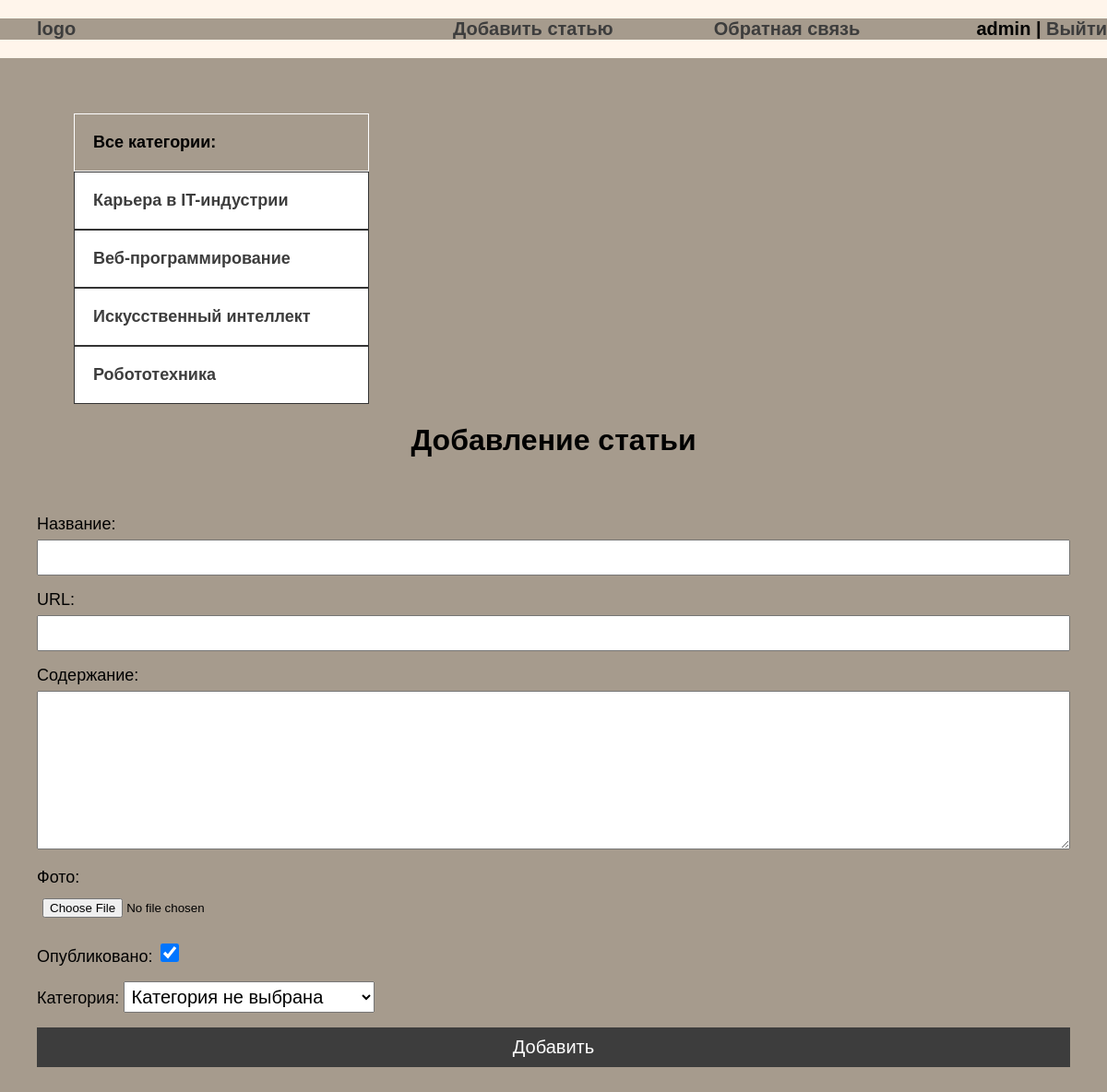
Screenshot of /addpage/ (signed in) with the database file from the repository.
### blog/models.py (models this page shows)
class Category(models.Model):
    name = models.CharField(max_length=50, verbose_name='Категория')
    slug = models.SlugField(max_length=200, unique=True, verbose_name='URL')
    def __str__(self):
        return self.name
    def get_absolute_url(self):
        return reverse('category', kwargs={'cat_slug': self.slug})
    class Meta:
        verbose_name = 'Категорию'
        verbose_name_plural = 'Категории'

### blog/views.py (the view)
# urls.py: path('addpage/', AddPage.as_view(), name='add_page'),
class AddPage(LoginRequiredMixin, DataMixin, CreateView):
    form_class = AddPostForm
    template_name = 'blog/addpage.html'
    success_url = reverse_lazy('index')
    login_url = reverse_lazy('index')
    def get_context_data(self, *, object_list=None, **kwargs):
        context = super().get_context_data(**kwargs)
        c_def = self.get_user_context(title='Добавление статьи')
        return dict(list(context.items()) + list(c_def.items()))

### blog/forms.py (shortened to what this page needs)
class AddPostForm(forms.ModelForm):
    def __init__(self, *args, **kwargs):
        super().__init__(*args, **kwargs)
        self.fields['cat'].empty_label = 'Категория не выбрана'
    class Meta:
        model = Blog
        fields = ['title', 'slug', 'content', 'photo', 'is_published', 'cat']
        widgets = {
            'title': forms.TextInput(attrs={'class': 'form-input'}),
            'slug': forms.TextInput(attrs={'class': 'form-input'}),
            'content': forms.Textarea(attrs={'class': 'form-input', 'cols': 60, 'rows': 10}),
        }

### blog/utils.py (called while the page is built)
    def get_user_context(self, **kwargs):
        context = kwargs
        cats = Category.objects.annotate(Count('blog'))
        user_menu = menu.copy()
        if not self.request.user.is_authenticated:
            user_menu.pop(0)
        context['menu'] = user_menu
        context['cats'] = cats
        if 'cat_selected' not in context:
            context['cat_selected'] = 0
        return context

### blog/templates/blog/addpage.html (shortened to what this page needs)
{% extends 'blog/base.html' %}
{% load static %}
{% block content %}
    <h1>{{ title }}</h1>
    <form action="{% url 'add_page' %}" method="post" enctype="multipart/form-data">
        {{ form.as_p }}
        <button>Добавить</button>
    </form>
{% endblock %}

### blog/templates/blog/base.html (shortened to what this page needs)
<!DOCTYPE html>
{% load static %}
{% load blog_tags %}
<html lang="en">
<head>
    <link rel="stylesheet" href="{% static 'css/style.css' %}">
</head>
<body>
    <div class="header">
        <div class="wrap">
            <ul class="mainmenu">
                <li class="logo"><a href="{% url 'index' %}">logo</a></li>
                {% for m in menu %}
                <li class="last"><a href="{% url m.url_name %}">{{ m.title }}</a></li>
                {% endfor %}
                {% if request.user.is_authenticated %}
                    <li class="last">{{ user.username }} | <a href="{% url 'logout' %}">Выйти</a></li>
                {% else %}
                    <li class="last"><a href="{% url 'register' %}">Регистрация</a> | <a href="{% url 'login' %}">Войти
                    </a></li>
                {% endif %}
            </ul>
        </div>
    </div>
    <div class="content">
        <div class="wrap">
            <div class="sidebar">
                <ul>
                    {% if request.path != '/logout/'  %}
                        {% if cat_selected == 0 %}
                            <li class="selected">Все категории:</li>
                        {% else %}
                            <li><a href="{% url 'index' %}">Все категории</a></li>
                        {% endif %}
                    {% endif %}
                    {% for c in cats %}
                        {% if c.blog__count > 0 %}
                            {% if c.pk == cat_selected %}
                                <li class="selected">{{ c.name }}</li>
                            {% else %}
                                <li><a href="{{ c.get_absolute_url }}">{{ c.name }}</a></li>
                            {% endif %}
                        {% endif %}
                    {% endfor %}
                </ul>
            </div>
            <div class="main">
               {% block content %}
               {% endblock %}
            </div>
        </div>
    </div>
</body>
</html>

### blog/static/css/style.css (style rules this page uses)
body { margin: 0; padding: 0; background: rgb(255, 245, 235); font-family: Verdana, Geneva, Tahoma, sans-serif; }
.wrap { max-width: 1200px; margin: 0 auto; }
.content .wrap { background: rgb(166, 155, 141); padding: 40px; box-sizing: border-box; }
ul { list-style: none; }
a { color: rgb(61, 61, 61); text-decoration: none; }
.header { background: rgb(166, 155, 141); }
.mainmenu { display: flex; align-items: center; font-size: 20px; font-weight: bold; justify-content: space-between; }
.logo { flex-basis: 40%; }
.last { flex-basis: 30%; text-align: right; }
h1 { text-align: center; padding-bottom: 40px; }
.sidebar ul { width: 320px; margin-right: 40px; margin-top: 20px; }
.sidebar a { padding: 20px; display: block; border: 1px solid rgb(52, 52, 52); background: rgb(255, 255, 255); font-weight: bold; font-size: 18px; }
.selected { font-size: 18px; padding: 20px; border: 1px solid white; font-weight: bold; background: rgb(166, 155, 141); }
.form-input { width: 100%; padding: 10px; box-sizing: border-box; }
button { background: rgb(61, 61, 61); color: white; width: 100%; padding: 10px; font-size: 20px; border: none; cursor: pointer; }
form label { font-size: 18px; }
input, textarea { width: 100%; margin-top: 6px; padding: 6px; box-sizing: border-box; }
label { font-size: 20px; }
#id_is_published { width: 20px; height: 20px; }
#id_cat { font-size: 20px; padding: 4px; }
.last a { display: inline; }

### rows the page displays
Category: name "Карьера в IT-индустрии"
Category: name "Веб-программирование"
Category: name "Искусственный интеллект"
Category: name "Робототехника"

### other values shown
{{ m.title }} "Добавить статью" "Обратная связь"
{{ user.username }} "admin"
{{ title }} "Добавление статьи"
